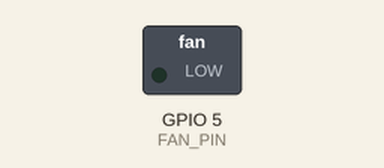
Simulated run of this program. Board: ESP32-S3. Shown: switched loads named in the program (green lamp = pin HIGH).

Above: at 5.0 s.
At 11.0 s:
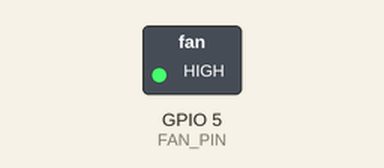
Timing chart, 0 to 13.0 s (numbered marks = the images above):
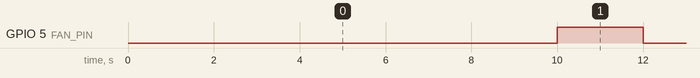

Measured:
- by itself, GPIO 5 (FAN_PIN): alternates HIGH for 2.0 s and LOW for 8.0 s

The program:

main.cpp
```cpp
#include <stdint.h>
#include "driver/gpio.h"
#include "esp_timer.h"
#include "esp_log.h"
#include "esp_err.h"

static const char* TAG = "VENT_LOG";

constexpr uint64_t SECOND_US = 1000*1000;
constexpr uint64_t MINUTE_US = SECOND_US * 1; // 1 -> 60 for minutes

constexpr uint64_t PERIOD_US = 10LL * MINUTE_US; // 10 -> 60
constexpr uint64_t RUNTIME_US = 2LL * MINUTE_US; //2 -> 15

constexpr gpio_num_t FAN_PIN = GPIO_NUM_5;

static esp_timer_handle_t start_timer = nullptr;
static esp_timer_handle_t stop_timer = nullptr;

static bool fan_running = false;

static void fan_stop_callback(void* arg){
    if (!fan_running){
        return;
    }
    gpio_set_level(FAN_PIN,0);
    fan_running = false;

    ESP_LOGI(TAG, "Fan OFF");
}

static void fan_start_callback(void* arg){
    if (fan_running){
        return;
    }
    gpio_set_level(FAN_PIN, 1);
    fan_running = true;

    ESP_LOGI(TAG, "Fan ON");

    esp_err_t err = esp_timer_start_once(stop_timer, RUNTIME_US);

    if (err != ESP_OK) {
        ESP_LOGE(TAG, "Failed to start stop timer: %s",
                 esp_err_to_name(err));

        gpio_set_level(FAN_PIN, 0);
        fan_running = false;
    }
}

static void fan_gpio_init(){
    gpio_config_t config = {};
    config.pin_bit_mask = (1ULL<<FAN_PIN);
    config.mode = GPIO_MODE_OUTPUT;
    config.pull_up_en = GPIO_PULLUP_DISABLE;
    config.pull_down_en = GPIO_PULLDOWN_DISABLE;
    config.intr_type = GPIO_INTR_DISABLE;

    ESP_ERROR_CHECK(gpio_config(&config));

    gpio_set_level(FAN_PIN, 0);
}

static void timers_init(){
    esp_timer_create_args_t start_args = {};
    start_args.callback = fan_start_callback;
    start_args.name = "fan_start";

    ESP_ERROR_CHECK(esp_timer_create(&start_args, &start_timer));

    esp_timer_create_args_t stop_args = {};

    stop_args.callback = fan_stop_callback;
    stop_args.name = "fan_stop";

    ESP_ERROR_CHECK(
        esp_timer_create(&stop_args, &stop_timer)
    );
}


extern "C" void app_main(void){
    ESP_LOGI(TAG, "System initialization");

    fan_gpio_init();

    timers_init();

    ESP_ERROR_CHECK(esp_timer_start_periodic(start_timer, PERIOD_US));
    ESP_LOGI(TAG, "Fan scheduler started");
}
```
